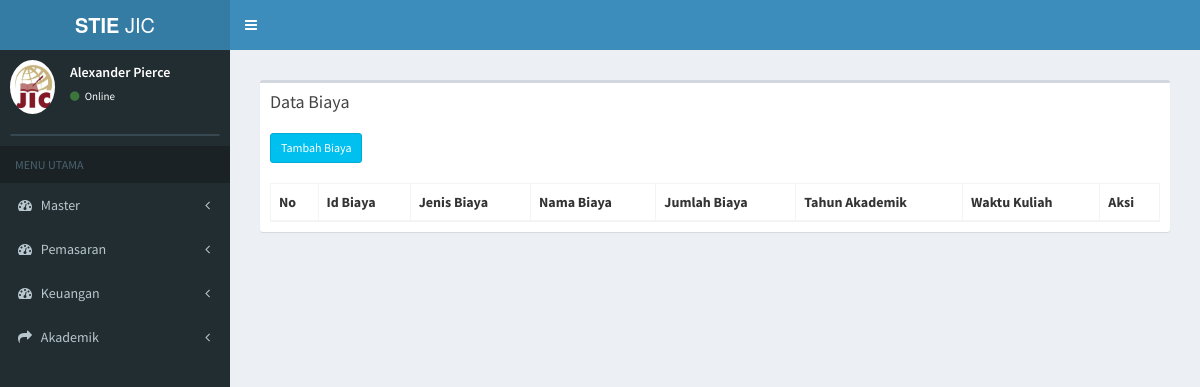
Page /index.php/master_biaya_sekolah on the earlier database version.
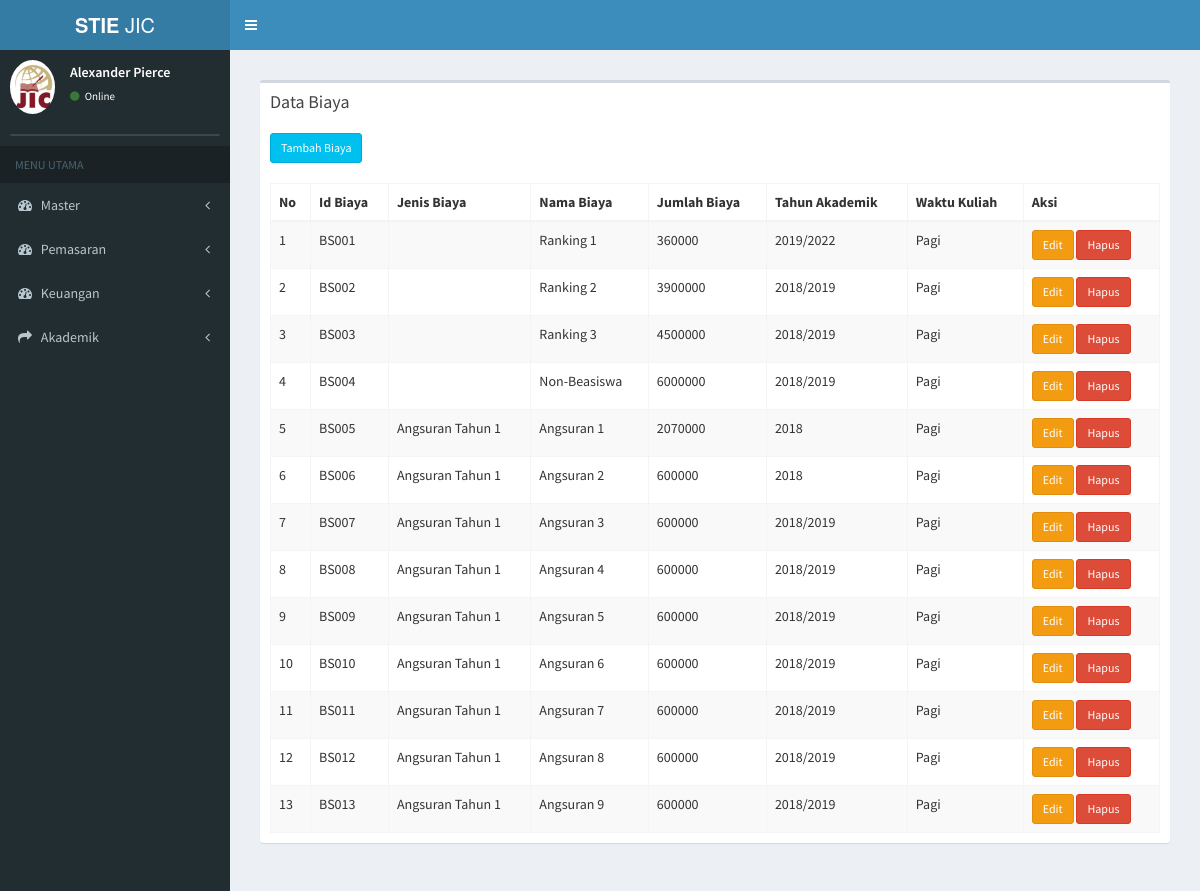
Same page on the later database version.
### tables this page shows
CREATE TABLE `tb_biaya` (
  `id_biaya` varchar(6) NOT NULL,
  `jenis_biaya` varchar(20) NOT NULL,
  `nama_biaya` varchar(25) NOT NULL,
  `jumlah_biaya` int(10) NOT NULL,
  `periode` varchar(10) NOT NULL,
  `id_waktu` varchar(2) NOT NULL
);

CREATE TABLE `tb_waktu` (
  `id_waktu` int(11) NOT NULL,
  `waktu` varchar(10) NOT NULL
);

### application/controllers/master_biaya_sekolah.php (called while the page is built, shortened)
<?php
class Master_biaya_sekolah extends CI_Controller {
	public function __construct()
	{
		$this->load->model('biaya_sekolah_model');
	}
	public function index(){
				$data['data_biaya'] = $this->biaya_sekolah_model->data_biaya();
				$data['main_view'] = 'Biaya_sekolah/master_biaya_sekolah_view';
				$this->load->view('template', $data);
	}
}

### index.php (called while the page is built, shortened)
<?php
require_once BASEPATH.'core/CodeIgniter.php';

### application/models/biaya_sekolah_model.php (called while the page is built, shortened)
<?php
class Biaya_sekolah_model extends CI_Model {
	public function data_biaya(){
     $this->db->select('*');
     $this->db->from('tb_biaya');
     $this->db->join('tb_waktu','tb_waktu.id_waktu=tb_biaya.id_waktu');
     $query = $this->db->get();
     return $query->result();
	}
}

### application/views/Biaya_sekolah/master_biaya_sekolah_view.php (the view, shortened to what this page needs)
<section class="content">
      <div class="row">
        <div class="col-xs-12">
          <div class="box">
            <div class="box-header">
              <h3 class="box-title">Data Biaya</h3>
            </div>
            <div class="box-body">
              <table id="example1" class="table table-bordered table-striped">
              <a href="<?php echo base_url() ?>master_biaya_sekolah/page_tambah_biaya_sekolah" class="btn btn-info btn-sm" > Tambah Biaya</a> <br> <br>
                <thead>
                <tr>
                  <th>No</th>
                  <th>Id Biaya</th>
                  <th>Jenis Biaya</th>
                  <th>Nama Biaya</th>
                  <th>Jumlah Biaya</th>
                  <th>Tahun Akademik</th>
                  <th>Waktu Kuliah</th>
                  <th>Aksi</th>
                </tr>
                </thead>
                <tbody>
                <?php
                $no = 0;
                $alert = "'Apakah anda yakin mengapus data ini ?'";
                foreach ($data_biaya as $data) {
                  echo '
                <tr>
                  <td>'.++$no.'</td>
                  <td>'.$data->id_biaya.'
                  </td>
                  <td>'.$data->jenis_biaya.'</td>
                  <td>'.$data->nama_biaya.'</td>
                  <td>'.$data->jumlah_biaya.'</td>
                  <td>'.$data->periode.'</td>
                  <td>'.$data->waktu.'</td>
                  <td>
                      <a href="'.base_url('master_biaya_sekolah/edit_biaya_sekolah/'.$data->id_biaya).'" class="btn btn-warning btn-sm" >Edit </a>
                      <a href="'.base_url('master_biaya_sekolah/hapus_biaya_sekolah/'.$data->id_biaya).'" class="btn btn-danger btn-sm" onclick="return confirm('.$alert.')">Hapus</a>
                  </td>
                </tr>
                ';
              }
              ?>
                </tbody>
              </table>
            </div>
          </div>
        </div>
      </div>
    </section>

Differences in the rows shown:
now on this page (row edited): tb_biaya: id_biaya "BS001", nama_biaya "Ranking 1", jumlah_biaya "360000", periode "2019/2022", id_waktu.waktu "Pagi"
now on this page (row edited): tb_biaya: id_biaya "BS002", nama_biaya "Ranking 2", jumlah_biaya "3900000", periode "2018/2019", id_waktu.waktu "Pagi"
now on this page (row edited): tb_biaya: id_biaya "BS003", nama_biaya "Ranking 3", jumlah_biaya "4500000", periode "2018/2019", id_waktu.waktu "Pagi"
now on this page (row edited): tb_biaya: id_biaya "BS004", nama_biaya "Non-Beasiswa", jumlah_biaya "6000000", periode "2018/2019", id_waktu.waktu "Pagi"
now on this page (row edited): tb_biaya: id_biaya "BS005", jenis_biaya "Angsuran Tahun 1", nama_biaya "Angsuran 1", jumlah_biaya "2070000", periode "2018", id_waktu.waktu "Pagi"
now on this page (row edited): tb_biaya: id_biaya "BS006", jenis_biaya "Angsuran Tahun 1", nama_biaya "Angsuran 2", jumlah_biaya "600000", periode "2018", id_waktu.waktu "Pagi"
now on this page (row edited): tb_biaya: id_biaya "BS007", jenis_biaya "Angsuran Tahun 1", nama_biaya "Angsuran 3", jumlah_biaya "600000", periode "2018/2019", id_waktu.waktu "Pagi"
added tb_biaya: id_biaya "BS008", jenis_biaya "Angsuran Tahun 1", nama_biaya "Angsuran 4", jumlah_biaya "600000", periode "2018/2019", id_waktu.waktu "Pagi"
added tb_biaya: id_biaya "BS009", jenis_biaya "Angsuran Tahun 1", nama_biaya "Angsuran 5", jumlah_biaya "600000", periode "2018/2019", id_waktu.waktu "Pagi"
added tb_biaya: id_biaya "BS010", jenis_biaya "Angsuran Tahun 1", nama_biaya "Angsuran 6", jumlah_biaya "600000", periode "2018/2019", id_waktu.waktu "Pagi"
added tb_biaya: id_biaya "BS011", jenis_biaya "Angsuran Tahun 1", nama_biaya "Angsuran 7", jumlah_biaya "600000", periode "2018/2019", id_waktu.waktu "Pagi"
added tb_biaya: id_biaya "BS012", jenis_biaya "Angsuran Tahun 1", nama_biaya "Angsuran 8", jumlah_biaya "600000", periode "2018/2019", id_waktu.waktu "Pagi"
added tb_biaya: id_biaya "BS013", jenis_biaya "Angsuran Tahun 1", nama_biaya "Angsuran 9", jumlah_biaya "600000", periode "2018/2019", id_waktu.waktu "Pagi"
